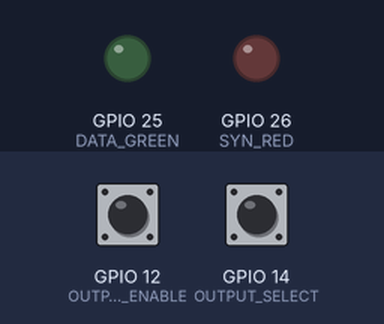
Recording of a sketch running on a simulated ESP32. Parts: output pins drawn as LEDs (lit = HIGH). Dashed ring = blinking. The test bench sets the inputs (shaded band); at power-on: GPIO 12 (OUTPUT_ENABLE) HIGH, GPIO 14 (OUTPUT_SELECT) HIGH.

Above: at 1.2 s.
1.3 s: GPIO 12 (OUTPUT_ENABLE) pulled LOW for 0.15 s
At 3.3 s:
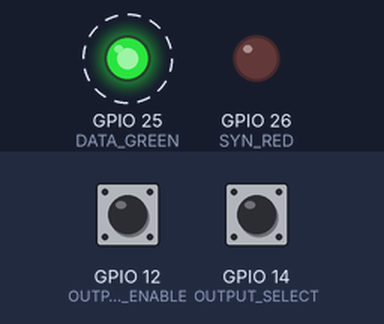
4.4 s: GPIO 14 (OUTPUT_SELECT) pulled LOW for 0.15 s
At 5.1 s:
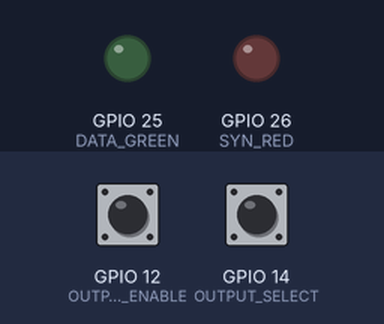
7.5 s: GPIO 14 (OUTPUT_SELECT) pulled LOW for 1 s
At 10.4 s:
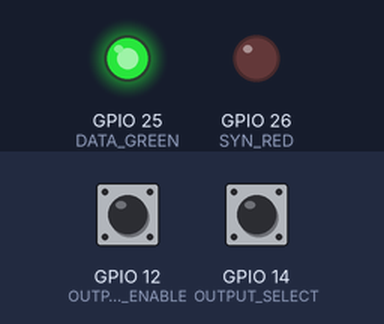
11.5 s: GPIO 12 (OUTPUT_ENABLE) pulled LOW for 1 s
At 13.3 s:
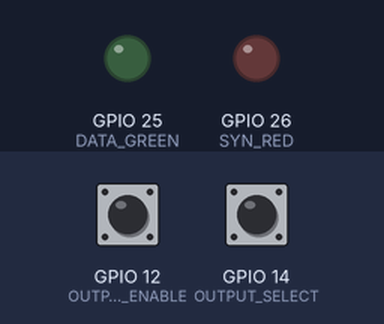
Timing chart, 0 to 14.8 s (numbered marks = the images above; inputs shaded):
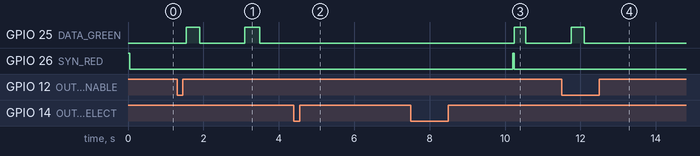

Measured:
- after the input at 1.3 s, GPIO 25 (DATA_GREEN): alternates HIGH for 0.38 s and LOW for 1.2 s, starting after 0.25 s
- after the input at 4.4 s, GPIO 25 (DATA_GREEN): stops changing and stays LOW
- after the input at 7.5 s, GPIO 25 (DATA_GREEN): LOW → HIGH after 2.8 s, → LOW 0.30 s later
- after the input at 11.5 s, GPIO 25 (DATA_GREEN): goes on until 12.1 s, then stays LOW

The sketch:

embeddedsoftware_ass1.ino
```cpp
// Define input and output pins
#define SYN_RED 26
#define DATA_GREEN 25
#define OUTPUT_ENABLE 12
#define OUTPUT_SELECT 14

// Setting debug mode for slower pulses
#define DEBUG_MODE 1

#if DEBUG_MODE
#define FACTOR 1000
#else
#define FACTOR 1
#endif

// Timing and pulse paramters
const uint32_t a = 300 * FACTOR;  //Duration of the first pulse on-time (TON(1)) in a DATA waveform cycle
const uint32_t b = 1200 * FACTOR; //Duration of each pulse off-time in a DATA waveform cycle
const uint8_t c = 10;  //DONT MULTIPLY BY FACTOR - Number of pulses in a DATA waveform cycle.
const uint32_t d = 5500 * FACTOR; //Idle time between the end of the final pulse off-time and the start of the next SYNC pulse
const uint32_t synT = 50 * FACTOR; //The SYNC pulse on-time duration - 50us at production timing
const uint32_t increase = 50 * FACTOR;

// Variables to track debounce timing
volatile unsigned long lastButtonTime1 = 0;
volatile unsigned long lastButtonTime2 = 0;
const unsigned long debounceDelay = 250000;

// Variables to track pulse modes
volatile bool on = false;
volatile bool reverseMode = false;
uint8_t n; //Number of waves

//Function Prototypes
void PulseWidth();
int updateN();
void synPulse();
void dataPulseOn();
void idleTime();
void dataPulseOff();

void IRAM_ATTR ISR_SELECT();
void IRAM_ATTR ISR_ON();

// Main program setup
void setup() {
  Serial.begin(9600);

  // Initliases inputs and outputs
  pinMode(SYN_RED, OUTPUT);
  pinMode(DATA_GREEN, OUTPUT);
  pinMode(OUTPUT_ENABLE, INPUT_PULLUP);
  pinMode(OUTPUT_SELECT, INPUT_PULLUP);

  //  Initialises required interrupts
  attachInterrupt(OUTPUT_SELECT, ISR_SELECT, RISING);
  attachInterrupt(OUTPUT_ENABLE, ISR_ON, RISING);

}

// Calculate on time of a pulse
void PulseWidth() {
  int32_t onTime;

  onTime = a + ((n-1) * increase);    //Equation to calcuate pulse on time
  delayMicroseconds(onTime);
}

// Updates after each pulse
int updateN() {
  if(!reverseMode){
    if (n < 10) {
        n++;    //Increment n if pulse is in normal mode
    }
    return n;
    }
  else{
    if(n > 0){
      n--;    //Decrement n if pulse is in reverse mode
    }
    return n;
  }
}

// Interrupt for OUTPUT_ENABLE (toggles 'on' variable)
void IRAM_ATTR ISR_ON() {
  unsigned long currentTime = micros();  // Records time of when interrupt was activated

  if (currentTime - lastButtonTime1 > debounceDelay) {   //Checks for debounce
    on = !on;     //'on' variable determines if LED is on or not
    lastButtonTime1 = currentTime;   //Updates last time button was pressed
  }
}

// Interrupt for OUTPUT_SELECT (toggles 'reverse mode')
void IRAM_ATTR ISR_SELECT() {
  unsigned long currentTime = micros();  // Records time of when interrupt was activated

  if (currentTime - lastButtonTime2 > debounceDelay) {   //Checks for debounce
    reverseMode = !reverseMode;   //'reverse' variable determines what mode the wave is in
    lastButtonTime2 = currentTime;   //Updates last time button was pressed
  }
}

// Implements the SYN pulse
void synPulse(){
  digitalWrite(SYN_RED, HIGH);
  delayMicroseconds(synT);    //On time of sync pulse
  digitalWrite(SYN_RED, LOW);
}

//  Implements the DATA pulse
void dataPulseOn(){
  digitalWrite(DATA_GREEN, on);
  PulseWidth();   //Calcuates 'on' time of pulse and causes delay equal to that time
  digitalWrite(DATA_GREEN, LOW);
}

// Put idle and data off timings into functions for easy reuses/changes
void idleTime(){
  delayMicroseconds(d);
}

void dataPulseOff(){
  delayMicroseconds(b);
}


// Main program loop
void loop() {

  synPulse();    //Perform SYNC pulse

  if (reverseMode) {    //Runs if mode = reverse

    n = c;    //Set number of pulses for reverse mode operation

    idleTime(); //Idle time between the end of the final pulse off-time and the start of the next SYNC pulse (at the start of the pulse for reverse mode)

    for (int i = 0; i < c; i++) {
      if (!reverseMode) break;  //If mode has changed, exit loop immediately

      dataPulseOff(); //Off time between pulses
      dataPulseOn();  //Perform DATA pulse

      n = updateN();  //Update value of n after pulse

    }
  }
  else {  //Runs if mode = normal

    n = 1;    //Reset n for normal mode operation

    for (int i = 0; i < c; i++) {
      if (reverseMode) break;  //If mode has changed, exit loop immediately

      dataPulseOn(); //Perform DATA pulse
      dataPulseOff(); //Off time between pulses

      n = updateN();  //Update value of n after pulse

    }
    idleTime(); //Idle time between the end of the final pulse off-time and the start of the next SYNC pulse.
  }

}
```
